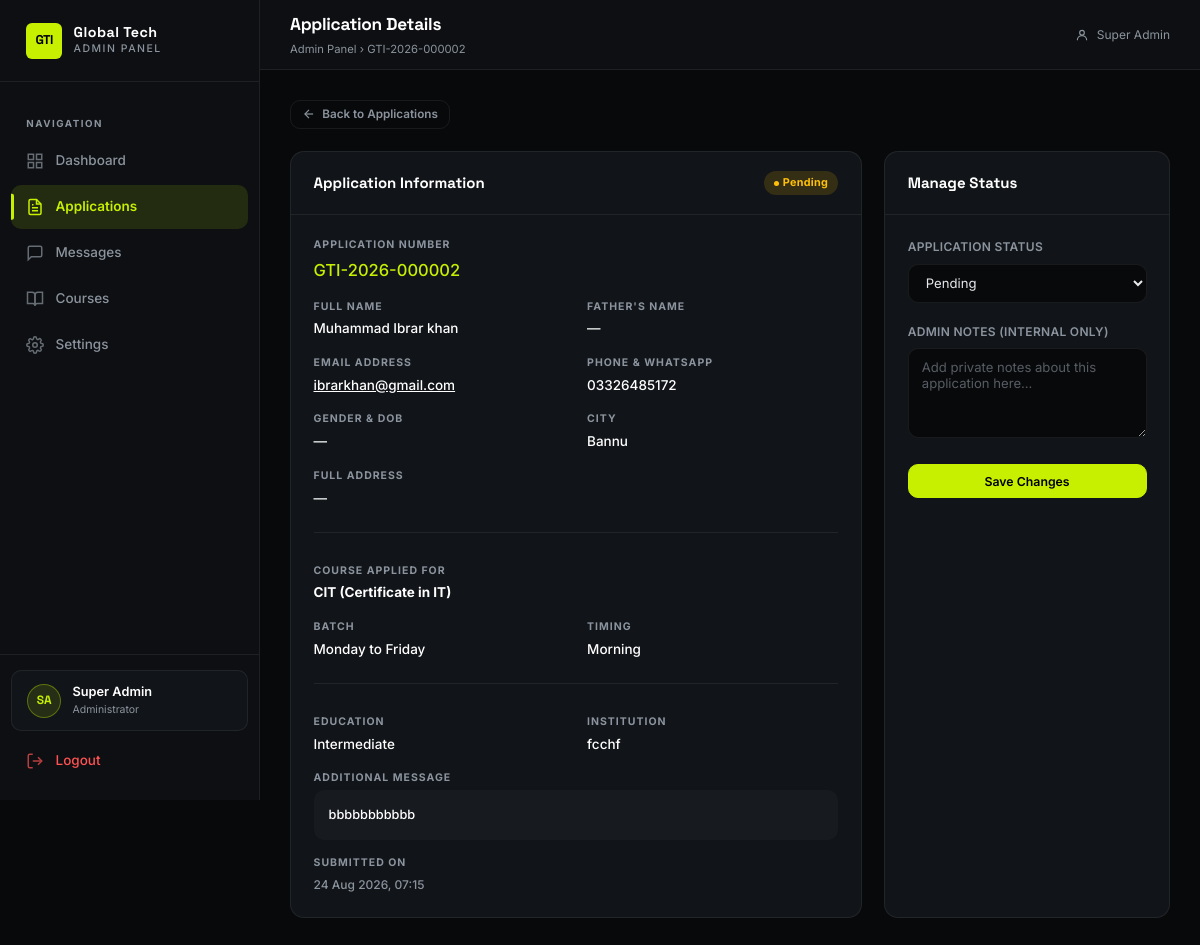
Screenshot of /admin/application_view.php?id=2 (signed in) with the database file from the repository.
### tables this page shows
CREATE TABLE `applications` (
  `id` int(11) NOT NULL AUTO_INCREMENT,
  `application_no` varchar(25) NOT NULL DEFAULT '',
  `full_name` varchar(100) NOT NULL,
  `father_name` varchar(100) DEFAULT NULL,
  `email` varchar(150) NOT NULL,
  `phone` varchar(50) NOT NULL,
  `whatsapp` varchar(50) DEFAULT NULL,
  `date_of_birth` date DEFAULT NULL,
  `gender` enum('Male','Female','Other') DEFAULT NULL,
  `address` text DEFAULT NULL,
  `city` varchar(100) DEFAULT NULL,
  `course_id` int(11) NOT NULL,
  `batch` varchar(50) DEFAULT NULL,
  `timing` varchar(50) DEFAULT NULL,
  `education` varchar(100) DEFAULT NULL,
  `institution` varchar(150) DEFAULT NULL,
  `message` text DEFAULT NULL,
  `document_path` varchar(255) DEFAULT NULL,
  `status` enum('pending','reviewing','approved','rejected') NOT NULL DEFAULT 'pending',
  `admin_notes` text DEFAULT NULL,
  `created_at` timestamp NOT NULL DEFAULT current_timestamp(),
  `updated_at` timestamp NOT NULL DEFAULT current_timestamp() ON UPDATE current_timestamp(),
  PRIMARY KEY (`id`),
  UNIQUE KEY `uq_applications_no` (`application_no`),
  KEY `idx_applications_course` (`course_id`),
  KEY `idx_applications_status` (`status`),
  KEY `idx_applications_email` (`email`),
  KEY `idx_applications_created` (`created_at`),
  CONSTRAINT `fk_applications_course` FOREIGN KEY (`course_id`) REFERENCES `courses` (`id`) ON UPDATE CASCADE
);

CREATE TABLE `courses` (
  `id` int(11) NOT NULL AUTO_INCREMENT,
  `title` varchar(150) NOT NULL,
  `slug` varchar(150) NOT NULL,
  `short_description` text DEFAULT NULL,
  `description` longtext DEFAULT NULL,
  `duration` varchar(50) DEFAULT NULL,
  `level` varchar(50) DEFAULT NULL,
  `image` varchar(255) DEFAULT NULL,
  `status` enum('active','inactive') NOT NULL DEFAULT 'active',
  `sort_order` int(11) NOT NULL DEFAULT 0,
  `created_at` timestamp NOT NULL DEFAULT current_timestamp(),
  `updated_at` timestamp NOT NULL DEFAULT current_timestamp() ON UPDATE current_timestamp(),
  PRIMARY KEY (`id`),
  UNIQUE KEY `uq_courses_slug` (`slug`),
  KEY `idx_courses_status` (`status`),
  KEY `idx_courses_sort` (`sort_order`)
);

### includes/functions.php (called while the page is built, shortened)
<?php
function e(?string $string): string {
    return htmlspecialchars($string ?? '', ENT_QUOTES | ENT_SUBSTITUTE, 'UTF-8');
}
function format_date(string $date, string $format = 'd M Y'): string {
    try {
        return date($format, strtotime($date));
    } catch (\Exception $e) {
        return $date;
    }
}
function format_datetime(string $date): string {
    return format_date($date, 'd M Y, H:i');
}
function get_status_badge_class(string $status): string {
    return match(strtolower($status)) {
        'pending'    => 'badge-warning',
        'reviewing'  => 'badge-info',
        'approved'   => 'badge-success',
        'rejected'   => 'badge-danger',
        'unread'     => 'badge-warning',
        'read'       => 'badge-info',
        'replied'    => 'badge-success',
        'archived'   => 'badge-muted',
        'active'     => 'badge-success',
        'inactive'   => 'badge-danger',
        default      => 'badge-muted',
    };
}
?>

### admin/application_view.php (the view, shortened to what this page needs)
<?php
require_once '../includes/functions.php';
$pdo = db();
$id = filter_var($_GET['id'] ?? 0, FILTER_VALIDATE_INT);
$stmt = $pdo->prepare("
    SELECT a.*, c.title as course_title
    FROM applications a
    JOIN courses c ON a.course_id = c.id
    WHERE a.id = ?
");
$stmt->execute([$id]);
$app = $stmt->fetch();
$page_title  = 'Application Details';
$page_sub    = e($app['application_no']);
?>
<!DOCTYPE html>
<html lang="en">
<head>
    <link rel="stylesheet" href="assets/css/admin.css">
</head>
<body>
<div class="admin-layout">
    <?php include __DIR__ . '/includes/sidebar.php'; ?>
    <main class="admin-main">
        <?php include __DIR__ . '/includes/header.php'; ?>
        <div class="admin-content">
            <div style="margin-bottom:1.5rem;">
                <a href="applications.php" class="btn-admin btn-ghost btn-sm">
                    <svg viewBox="0 0 24 24" fill="none" stroke="currentColor" stroke-width="2"><line x1="19" y1="12" x2="5" y2="12"/><polyline points="12 19 5 12 12 5"/></svg>
                    Back to Applications
                </a>
            </div>
            <div class="dashboard-grid" style="grid-template-columns: 2fr 1fr;">
                <div class="section-card">
                    <div class="section-card-header">
                        <h2>Application Information</h2>
                        <span class="badge <?= get_status_badge_class($app['status']) ?>">
                            <span class="badge-dot"></span>
                            <?= ucfirst(e($app['status'])) ?>
                        </span>
                    </div>
                    <div class="section-card-body">
                        <div class="detail-grid">
                            <div class="detail-item detail-full">
                                <div class="detail-label">Application Number</div>
                                <div class="detail-value mono" style="font-size:1.1rem; color:var(--accent);"><?= e($app['application_no']) ?></div>
                            </div>
                            <div class="detail-item">
                                <div class="detail-label">Full Name</div>
                                <div class="detail-value"><?= e($app['full_name']) ?></div>
                            </div>
                            <div class="detail-item">
                                <div class="detail-label">Father's Name</div>
                                <div class="detail-value"><?= e($app['father_name'] ?: '—') ?></div>
                            </div>
                            <div class="detail-item">
                                <div class="detail-label">Email Address</div>
                                <div class="detail-value"><a href="mailto:<?= e($app['email']) ?>" style="text-decoration:underline;"><?= e($app['email']) ?></a></div>
                            </div>
                            <div class="detail-item">
                                <div class="detail-label">Phone & WhatsApp</div>
                                <div class="detail-value">
                                    <?= e($app['phone']) ?>
                                </div>
                            </div>
                            <div class="detail-item">
                                <div class="detail-label">Gender & DOB</div>
                                <div class="detail-value">
                                    <?= e($app['gender'] ?: '—') ?>
                                </div>
                            </div>
                            <div class="detail-item">
                                <div class="detail-label">City</div>
                                <div class="detail-value"><?= e($app['city'] ?: '—') ?></div>
                            </div>
                            <div class="detail-item detail-full">
                                <div class="detail-label">Full Address</div>
                                <div class="detail-value"><?= nl2br(e($app['address'] ?: '—')) ?></div>
                            </div>
                            <div class="detail-item detail-full" style="border-top:1px solid var(--border); padding-top:1rem; margin-top:0.5rem;"></div>
                            <div class="detail-item detail-full">
                                <div class="detail-label">Course Applied For</div>
                                <div class="detail-value" style="font-weight:700;"><?= e($app['course_title']) ?></div>
                            </div>
                            <div class="detail-item">
                                <div class="detail-label">Batch</div>
                                <div class="detail-value"><?= e($app['batch'] ?: '—') ?></div>
                            </div>
                            <div class="detail-item">
                                <div class="detail-label">Timing</div>
                                <div class="detail-value"><?= e($app['timing'] ?: '—') ?></div>
                            </div>
                            <div class="detail-item detail-full" style="border-top:1px solid var(--border); padding-top:1rem; margin-top:0.5rem;"></div>
                            <div class="detail-item">
                                <div class="detail-label">Education</div>
                                <div class="detail-value"><?= e($app['education'] ?: '—') ?></div>
                            </div>
                            <div class="detail-item">
                                <div class="detail-label">Institution</div>
                                <div class="detail-value"><?= e($app['institution'] ?: '—') ?></div>
                            </div>
                            <?php if ($app['message']): ?>
                            <div class="detail-item detail-full">
                                <div class="detail-label">Additional Message</div>
                                <div class="detail-value" style="background:var(--surface-2); padding:1rem; border-radius:var(--radius-md); font-size:0.85rem;">
                                    <?= nl2br(e($app['message'])) ?>
                                </div>
                            </div>
                            <?php endif; ?>
                            <div class="detail-item detail-full">
                                <div class="detail-label">Submitted On</div>
                                <div class="detail-value" style="color:var(--muted); font-size:0.8rem;"><?= format_datetime($app['created_at']) ?></div>
                            </div>
                        </div>
                    </div>
                </div>
                <div class="section-card">
                    <div class="section-card-header">
                        <h2>Manage Status</h2>
                    </div>
                    <div class="section-card-body">
                        <form method="POST" action="">
                            <div class="form-group">
                                <label class="form-label">Application Status</label>
                                <select name="status" class="form-control">
                                    <option value="pending" <?= $app['status']==='pending' ? 'selected' : '' ?>>Pending</option>
                                </select>
                            </div>
                            <div class="form-group">
                                <label class="form-label">Admin Notes (Internal only)</label>
                                <textarea name="admin_notes" class="form-control" placeholder="Add private notes about this application here..."><?= e($app['admin_notes']) ?></textarea>
                            </div>
                            <button type="submit" class="btn-admin btn-primary-admin" style="width:100%; justify-content:center;">
                                Save Changes
                            </button>
                        </form>
                    </div>
                </div>
            </div>
        </div>
    </main>
</div>
</body>
</html>

### admin/includes/header.php (shortened to what this page needs)
<header class="admin-header">
    <div class="header-title">
        <h1><?= e($page_title ?? 'Dashboard') ?></h1>
        <?php if (!empty($page_sub)): ?>
        <div class="breadcrumb">Admin Panel › <?= e($page_sub) ?></div>
        <?php endif; ?>
    </div>
    <div class="header-actions">
        <div style="font-size:0.8rem; color: var(--muted); display:flex; align-items:center; gap:0.5rem;">
            <svg width="14" height="14" viewBox="0 0 24 24" fill="none" stroke="currentColor" stroke-width="2">
                <circle cx="12" cy="8" r="4"/><path d="M20 21a8 8 0 1 0-16 0"/>
            </svg>
            <?= e($_SESSION['admin_name'] ?? 'Admin') ?>
        </div>
    </div>
</header>

### rows the page displays
applications: application_no "GTI-2026-000002", status "Pending", full_name "Muhammad Ibrar khan", father_name "—", email "ibrarkhan@gmail.com", phone "03326485172", gender "—", city "Bannu", address "—", course.title "CIT (Certificate in IT)", batch "Monday to Friday", timing "Morning", education "Intermediate", institution "fcchf", message "bbbbbbbbbbb", created_at "24 Aug 2026, 07:15"

### other values shown
$item['label'] "Dashboard"
$item['label'] "Applications"
$item['label'] "Messages"
$item['label'] "Courses"
$item['label'] "Settings"
$admin_initials "SA"
$admin_name "Super Admin"
$page_title "Application Details"
$_SESSION['admin_name'] "Super Admin"
